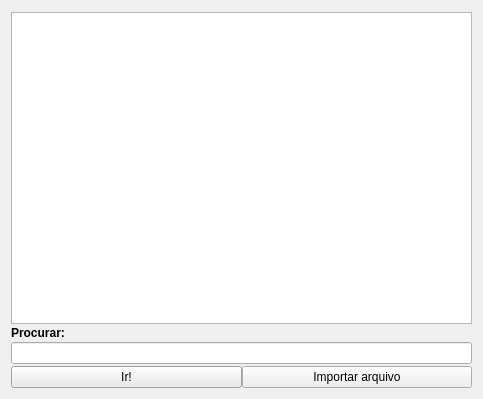
<?xml version="1.0" encoding="UTF-8"?>
<ui version="4.0">
 <class>secondDialog</class>
 <widget class="QDialog" name="secondDialog">
  <property name="geometry">
   <rect>
    <x>0</x>
    <y>0</y>
    <width>483</width>
    <height>399</height>
   </rect>
  </property>
  <property name="sizePolicy">
   <sizepolicy hsizetype="Expanding" vsizetype="Expanding">
    <horstretch>0</horstretch>
    <verstretch>0</verstretch>
   </sizepolicy>
  </property>
  <property name="windowTitle">
   <string>Procurar items...</string>
  </property>
  <property name="styleSheet">
   <string notr="true">selection-background-color: rgb(212, 212, 212);
</string>
  </property>
  <property name="modal">
   <bool>true</bool>
  </property>
  <layout class="QGridLayout" name="gridLayout_3">
   <item row="0" column="0">
    <layout class="QGridLayout" name="gridLayout">
     <property name="sizeConstraint">
      <enum>QLayout::SetDefaultConstraint</enum>
     </property>
     <property name="topMargin">
      <number>1</number>
     </property>
     <property name="bottomMargin">
      <number>0</number>
     </property>
     <property name="horizontalSpacing">
      <number>0</number>
     </property>
     <property name="verticalSpacing">
      <number>2</number>
     </property>
     <item row="0" column="0">
      <widget class="QTextEdit" name="textEdit">
       <property name="sizePolicy">
        <sizepolicy hsizetype="Expanding" vsizetype="Expanding">
         <horstretch>0</horstretch>
         <verstretch>0</verstretch>
        </sizepolicy>
       </property>
       <property name="minimumSize">
        <size>
         <width>0</width>
         <height>300</height>
        </size>
       </property>
       <property name="toolTip">
        <string>&lt;html&gt;&lt;head/&gt;&lt;body&gt;&lt;p&gt;&lt;br/&gt;&lt;/p&gt;&lt;/body&gt;&lt;/html&gt;</string>
       </property>
       <property name="layoutDirection">
        <enum>Qt::LeftToRight</enum>
       </property>
       <property name="midLineWidth">
        <number>1</number>
       </property>
       <property name="sizeAdjustPolicy">
        <enum>QAbstractScrollArea::AdjustIgnored</enum>
       </property>
       <property name="autoFormatting">
        <set>QTextEdit::AutoBulletList</set>
       </property>
      </widget>
     </item>
     <item row="1" column="0">
      <widget class="QLabel" name="label">
       <property name="sizePolicy">
        <sizepolicy hsizetype="Preferred" vsizetype="Preferred">
         <horstretch>0</horstretch>
         <verstretch>0</verstretch>
        </sizepolicy>
       </property>
       <property name="minimumSize">
        <size>
         <width>0</width>
         <height>14</height>
        </size>
       </property>
       <property name="text">
        <string>&lt;html&gt;&lt;head/&gt;&lt;body&gt;&lt;p&gt;&lt;span style=&quot; font-size:9pt; font-weight:600;&quot;&gt;Procurar:&lt;/span&gt;&lt;/p&gt;&lt;/body&gt;&lt;/html&gt;</string>
       </property>
       <property name="alignment">
        <set>Qt::AlignLeading|Qt::AlignLeft|Qt::AlignVCenter</set>
       </property>
      </widget>
     </item>
     <item row="2" column="0">
      <widget class="QLineEdit" name="lineEdit">
       <property name="sizePolicy">
        <sizepolicy hsizetype="Expanding" vsizetype="Fixed">
         <horstretch>0</horstretch>
         <verstretch>0</verstretch>
        </sizepolicy>
       </property>
      </widget>
     </item>
     <item row="3" column="0">
      <layout class="QGridLayout" name="gridLayout_2">
       <item row="0" column="0">
        <widget class="QPushButton" name="pushButton">
         <property name="sizePolicy">
          <sizepolicy hsizetype="Preferred" vsizetype="Preferred">
           <horstretch>0</horstretch>
           <verstretch>0</verstretch>
          </sizepolicy>
         </property>
         <property name="text">
          <string>Ir!</string>
         </property>
        </widget>
       </item>
       <item row="0" column="1">
        <widget class="QPushButton" name="abrirText">
         <property name="sizePolicy">
          <sizepolicy hsizetype="Preferred" vsizetype="Preferred">
           <horstretch>0</horstretch>
           <verstretch>0</verstretch>
          </sizepolicy>
         </property>
         <property name="text">
          <string>Importar arquivo</string>
         </property>
        </widget>
       </item>
      </layout>
     </item>
    </layout>
   </item>
  </layout>
 </widget>
 <resources/>
 <connections/>
</ui>
